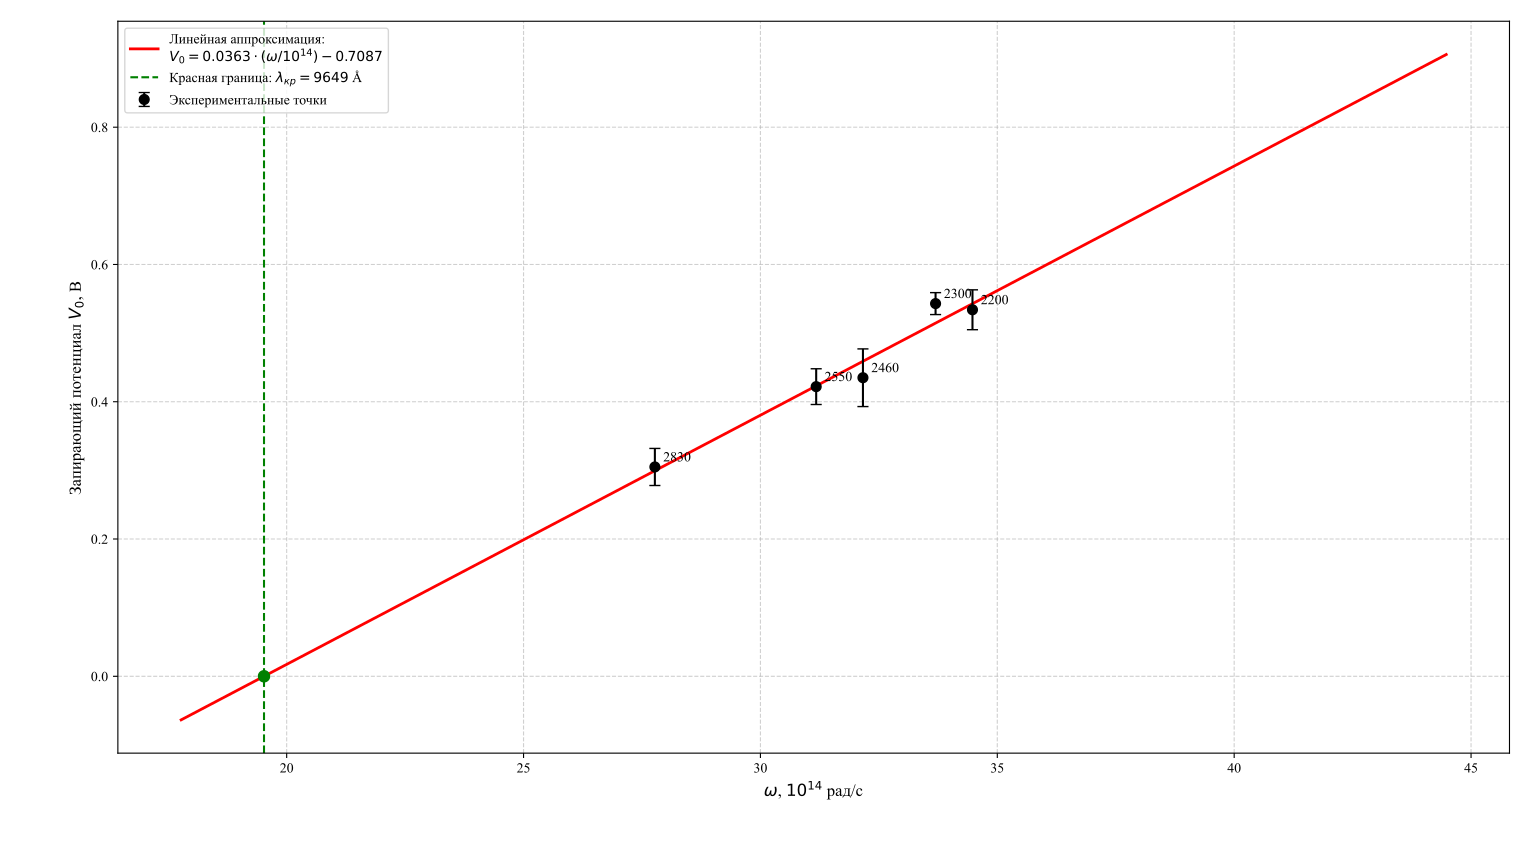

Generate this figure with Python:
import numpy as np
import matplotlib.pyplot as plt

plt.rcParams['font.family'] = 'serif'
plt.rcParams['font.serif'] = ['Times New Roman', 'DejaVu Serif']
plt.rcParams['axes.unicode_minus'] = False

# Данные (omega в 10^14 рад/с, V0_phys - перевёрнутый знак для физической корректности)
data = {
    2200: {'omega': 34.476, 'V0_meas': -0.534, 'dV0': 0.029},
    2300: {'omega': 33.697, 'V0_meas': -0.543, 'dV0': 0.016},
    2460: {'omega': 32.164, 'V0_meas': -0.435, 'dV0': 0.042},
    2550: {'omega': 31.177, 'V0_meas': -0.422, 'dV0': 0.026},
    2830: {'omega': 27.772, 'V0_meas': -0.305, 'dV0': 0.027},
}

omegas = np.array([data[N]['omega'] for N in sorted(data.keys())])
V0_phys = np.array([-data[N]['V0_meas'] for N in sorted(data.keys())])
dV0 = np.array([data[N]['dV0'] for N in sorted(data.keys())])

# Линейная регрессия: V0 = m * omega + b
m, b = np.polyfit(omegas, V0_phys, 1)

# Пересчёт в СИ и СГС
m_SI = m * 1e-14  # В * с / рад
e = 1.602176634e-19 # Кл
h_calc_J = 2 * np.pi * e * m_SI
h_calc_CGS = h_calc_J * 1e7  # 1 Дж = 10^7 эрг
h_tab_CGS = 6.62607015e-27

# Погрешность наклона
n = len(omegas)
residuals = V0_phys - (m * omegas + b)
s2 = np.sum(residuals**2) / (n - 2)
X = np.vstack([omegas, np.ones(n)]).T
cov = s2 * np.linalg.inv(X.T @ X)
dm = np.sqrt(cov[0, 0])
dh_CGS = 2 * np.pi * e * dm * 1e-14 * 1e7

# Красная граница и работа выхода
omega_cr_14 = -b / m
omega_cr_SI = omega_cr_14 * 1e14
c_angstrom = 2.99792458e18
lambda_cr = 2 * np.pi * c_angstrom / omega_cr_SI
W_eV = -b
dW_eV = np.sqrt(cov[1, 1])

# ===== Построение графика =====
fig, ax = plt.subplots(figsize=(9, 6))

ax.errorbar(omegas, V0_phys, yerr=dV0, fmt='o', ms=7, capsize=4, 
            color='black', label='Экспериментальные точки', zorder=5)

omega_line = np.linspace(omegas.min() - 10, omegas.max() + 10, 100)
V0_line = m * omega_line + b

# Формируем строку с уравнением для легенды
# Используем {b:+.4f}, чтобы знак плюс или минус подставился автоматически
eq_str = f"$V_0 = {m:.4f} \\cdot (\\omega / 10^{{14}}) {b:+.4f}$"
legend_str = f"Линейная аппроксимация:\n{eq_str}"

ax.plot(omega_line, V0_line, 'r-', linewidth=2, label=legend_str)

ax.axvline(omega_cr_14, color='green', linestyle='--', linewidth=1.5, 
           label=f'Красная граница: $\\lambda_{{кр}} = {lambda_cr:.0f}$ Å')
ax.plot(omega_cr_14, 0, 'go', ms=8, zorder=6)

for i, N in enumerate(sorted(data.keys())):
    ax.annotate(f'{N}', (omegas[i], V0_phys[i]), 
                textcoords='offset points', xytext=(6, 4), fontsize=10)

ax.set_xlabel('$\\omega$, $10^{14}$ рад/с', fontsize=12)
ax.set_ylabel('Запирающий потенциал $V_0$, В', fontsize=12)
# ax.set_title('Зависимость запирающего потенциала от циклической частоты', 
#              fontsize=13, fontweight='bold')
ax.grid(True, linestyle='--', alpha=0.6)
ax.legend(fontsize=10, loc='upper left')

# Блок с результатами на графике
# textstr = (f'$h = {h_calc_CGS:.3e}$ эрг·с\n'
#            f'$\\Delta h = {dh_CGS:.3e}$ эрг·с\n'
#            f'$W = {W_eV:.3f}$ эВ\n'
#            f'$\\lambda_{{кр}} = {lambda_cr:.0f}$ Å')
# props = dict(boxstyle='round', facecolor='wheat', alpha=0.9)
# ax.text(0.98, 0.02, textstr, transform=ax.transAxes, fontsize=10,
#         verticalalignment='bottom', horizontalalignment='right', bbox=props)

plt.tight_layout()
plt.show()
